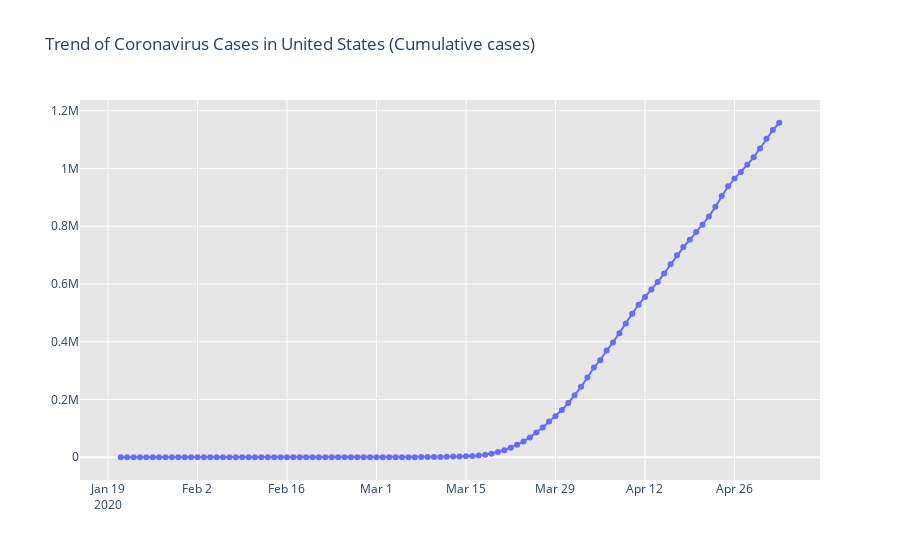
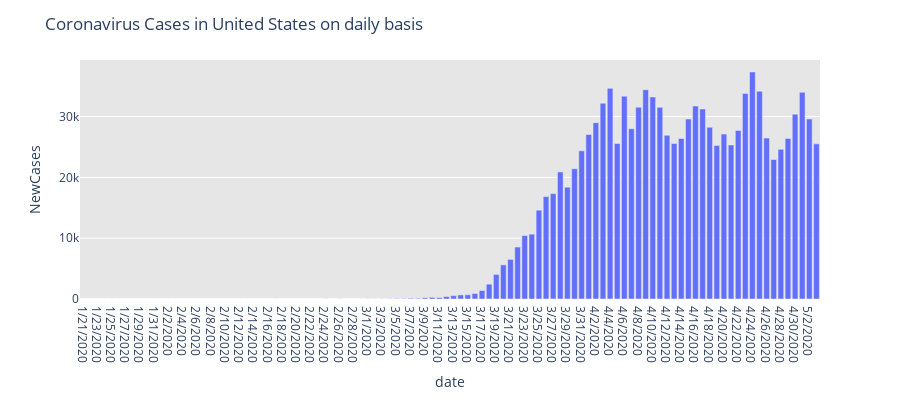

Notebook cell for these charts, in order:
### Markdown cell above
### 4.3 Single Parameter Visualizations

### Code cell
# Rise of COVID-19 cases in US
import plotly
fig = go.Figure()
fig.add_trace(go.Scatter(x = us_county_dates['date'],y = us_county_dates['cases'], mode='lines+markers',name='Total Cases'))
fig.update_layout(title_text='Trend of Coronavirus Cases in United States (Cumulative cases)',plot_bgcolor='rgb(230, 230, 230)')
fig.show()

# New COVID-19 cases reported daily in US

fig = px.bar(us_newcases, x = 'date',y = 'NewCases',  barmode='group', height=400)
fig.update_layout(title_text='Coronavirus Cases in United States on daily basis',plot_bgcolor='rgb(230, 230, 230)')

fig.show()
